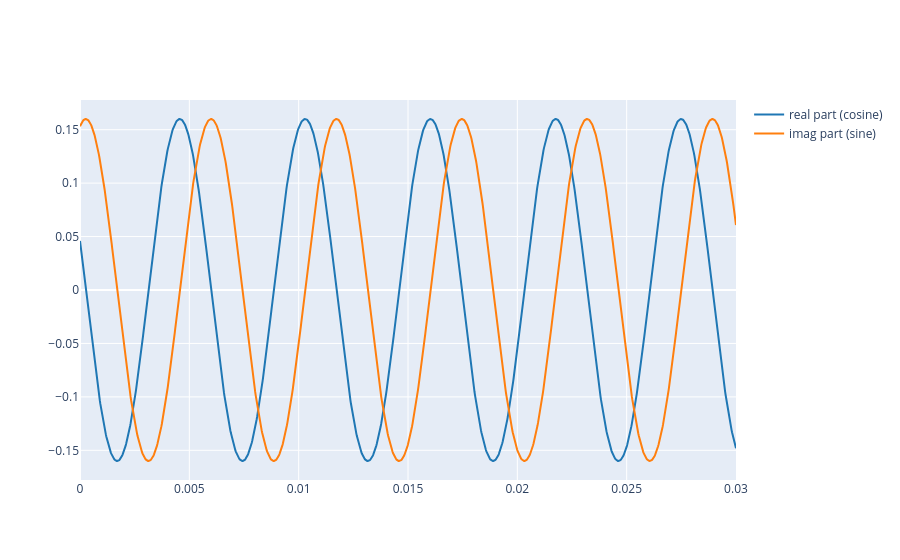

Source (notebook cell):
### Markdown cell above
2.1. Define a complex sinusoid using the same parameters as in Lab 1, Exercise 3.1, and plot its real part. Then answer: how does changing $\phi$ change the waveform?

### Code cell
# Parameters from Lab 1
A = 0.16
f0 = 174.61
phi = 1.28
fs = 44100

t = np.arange(0, 0.03, 1.0 / fs)

x = A * np.exp(1j * (2 * np.pi * f0 * t + phi))

plot_signals(
    [np.real(x), np.imag(x)], fs, name=['real part (cosine)', 'imag part (sine)']
)

### Figure 1 — Plotly figure (JSON) as saved in the notebook; plotly's stock layout.template omitted (floating-point values rounded to 4 significant figures; data arrays with more than 128 entries replaced by an {"elided": "..."} marker saying what was removed)
{"data": [{"line": {"color": "#1f77b4", "shape": "linear"}, "mode": "lines", "name": "real part (cosine)", "type": "scatter", "x": {"elided": "1323 float values"}, "y": {"elided": "1323 float values"}}, {"line": {"color": "#ff7f0e", "shape": "linear"}, "mode": "lines", "name": "imag part (sine)", "type": "scatter", "x": {"elided": "1323 float values"}, "y": {"elided": "1323 float values"}}], "layout": {}}
